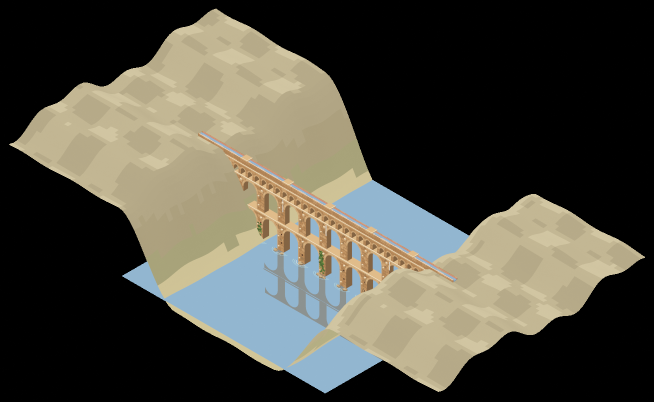
#> input picture .work/blender/rounds/work/aqueduct_valley_test.png, 1307 x 804 px, given in place of bj_art.png, which was not available (shown at 1/2 size)
$ python planview.py out.png
#> lines starting #> are read from the running program, lines starting #| are printed output that depends on the picture; pictures that were not available may be replaced by others from this repository, and a replacement may not be noted
# 등각 투영의 지면(Z=0)은 '평면도를 45° 돌린 뒤 세로로 1/√3 눌러 놓은 것'과 같다.
# 따라서 화면을 세로로 √3배 늘리면 지면이 실제 모양(45° 회전 평면도)으로 돌아온다.
# 이어서 -45° 회전하면 월드 X·Y축이 가로·세로에 맞는 평면도가 된다. 액자(포스터 테두리)는 마름모가 된다.
import sys, cv2, numpy as np
out = sys.argv[1]
s3 = np.sqrt(3)
for key in ["bj", "np"]:
    art = cv2.imread(f"{out}/{key}_art.png")
#> art is the input picture: shape (804, 1307, 3); mean B, G, R 65.1, 75.5, 77.5
    H, W = art.shape[:2]
#> H = 804; W = 1307
    st = cv2.resize(art, (W, int(round(H * s3))), interpolation=cv2.INTER_CUBIC)
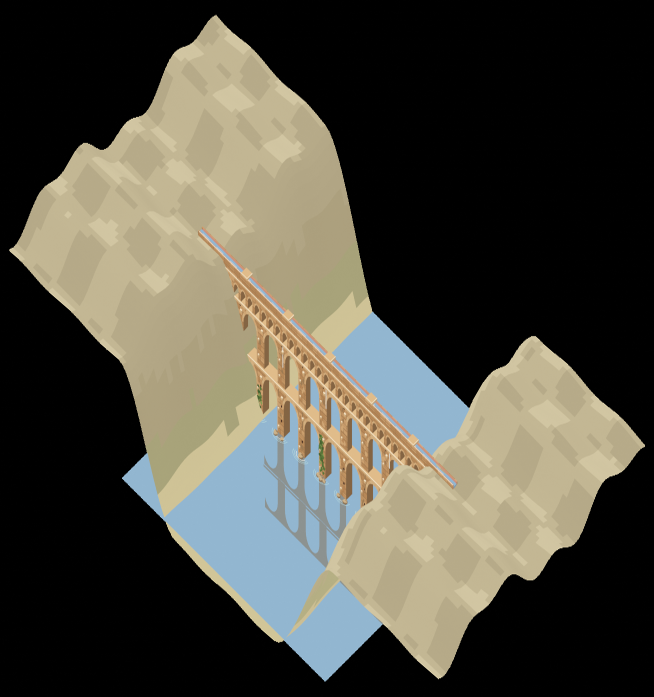
#> st: shape (1393, 1307, 3) (shown at 1/2 size); mean B, G, R 65.1, 75.5, 77.5
    cv2.imwrite(f"{out}/{key}_plan45.jpg", cv2.resize(st, (700, int(700 * st.shape[0] / W))), [cv2.IMWRITE_JPEG_QUALITY, 88])
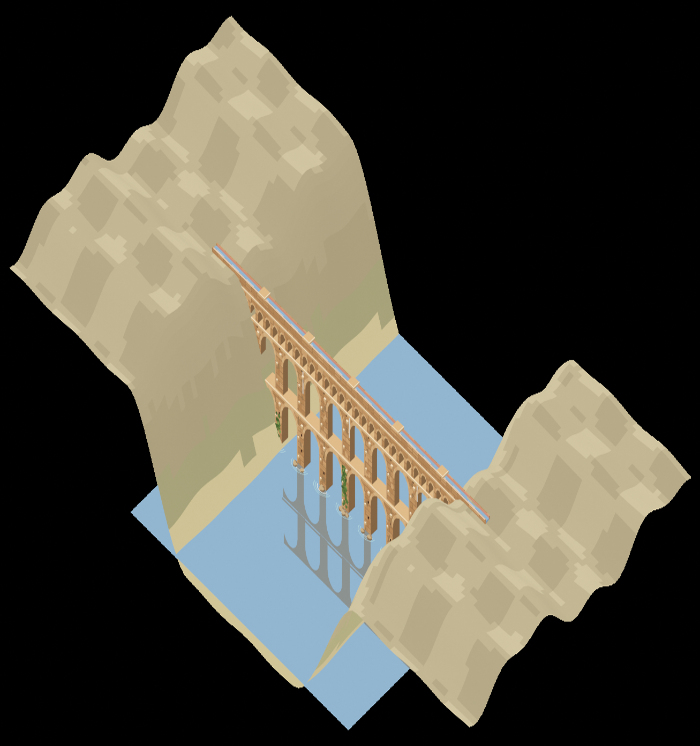
#> saved as bj_plan45.jpg: shape (746, 700, 3); mean B, G, R 65.1, 75.5, 77.5
    # 월드축 평면도: 세로 √3 확대 후 -45° 회전(캔버스 확장)
    h2, w2 = st.shape[:2]
#> h2 = 1393; w2 = 1307
    c = (w2 / 2, h2 / 2)
#> c = (653.5, 696.5)
    R = cv2.getRotationMatrix2D(c, -45, 1.0)
    cos, sin = abs(R[0, 0]), abs(R[0, 1])
#> cos = 0.707; sin = 0.707
    nw, nh = int(h2 * sin + w2 * cos), int(h2 * cos + w2 * sin)
#> nw = 1909; nh = 1909
    R[0, 2] += nw / 2 - c[0]; R[1, 2] += nh / 2 - c[1]
    pl = cv2.warpAffine(st, R, (nw, nh), flags=cv2.INTER_CUBIC, borderValue=(40, 40, 40))
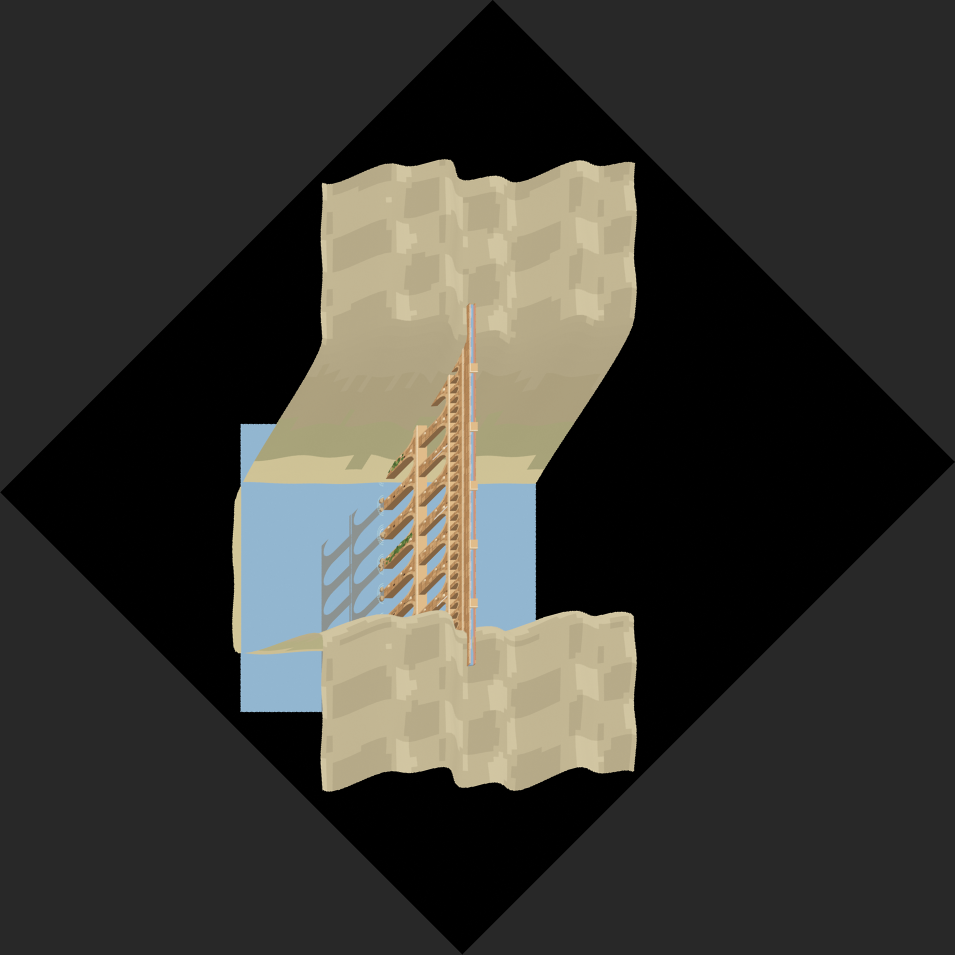
#> pl: shape (1909, 1909, 3) (shown at 1/2 size); mean B, G, R 52.6, 57.8, 58.8
    cv2.imwrite(f"{out}/{key}_planXY.jpg", cv2.resize(pl, (1100, int(1100 * nh / nw))), [cv2.IMWRITE_JPEG_QUALITY, 88])
    print(f"[{key}] 45° 평면도 {W}x{int(H*s3)}px, 월드축 평면도 {nw}x{nh}px 생성")
#| [bj] 45° 평면도 1307x1392px, 월드축 평면도 1909x1909px 생성
#> pass 2 of the loop `for key in ["bj", "np"]:`:
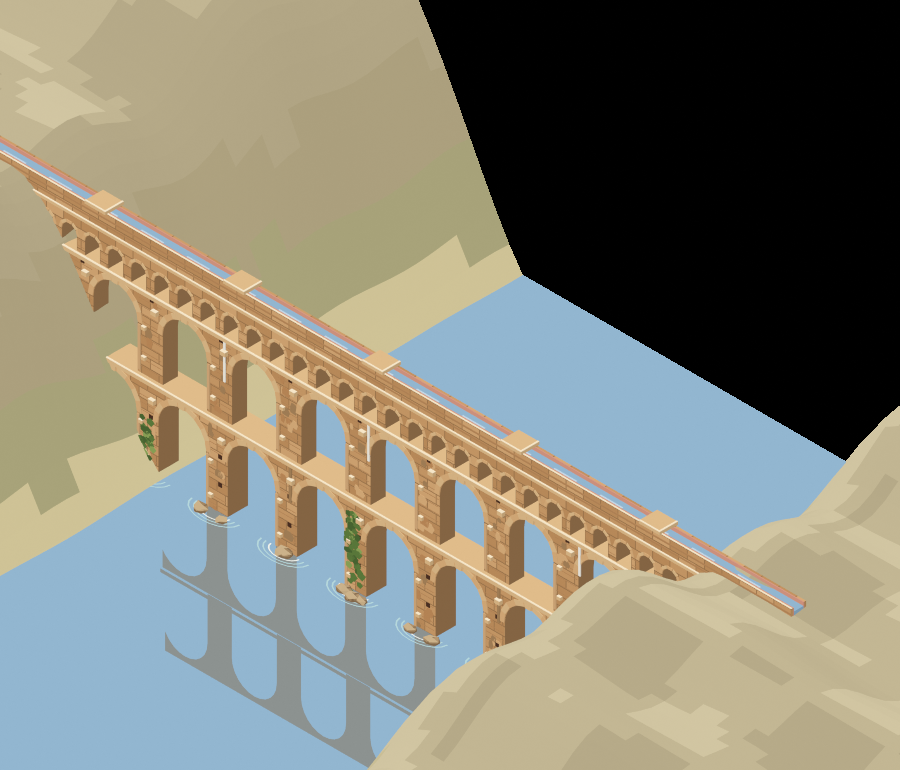
#> input picture .work/blender/rounds/work/aqueduct_valley_zoom.png, 900 x 770 px, given in place of np_art.png, which was not available
#> art is the input picture: shape (770, 900, 3); mean B, G, R 117.8, 132.1, 133.8
#> st: shape (1334, 900, 3)
#> `cv2.imwrite(f"{out}/{key}_plan45.jpg", cv2.resize(st, (700, int(700 * ..`:
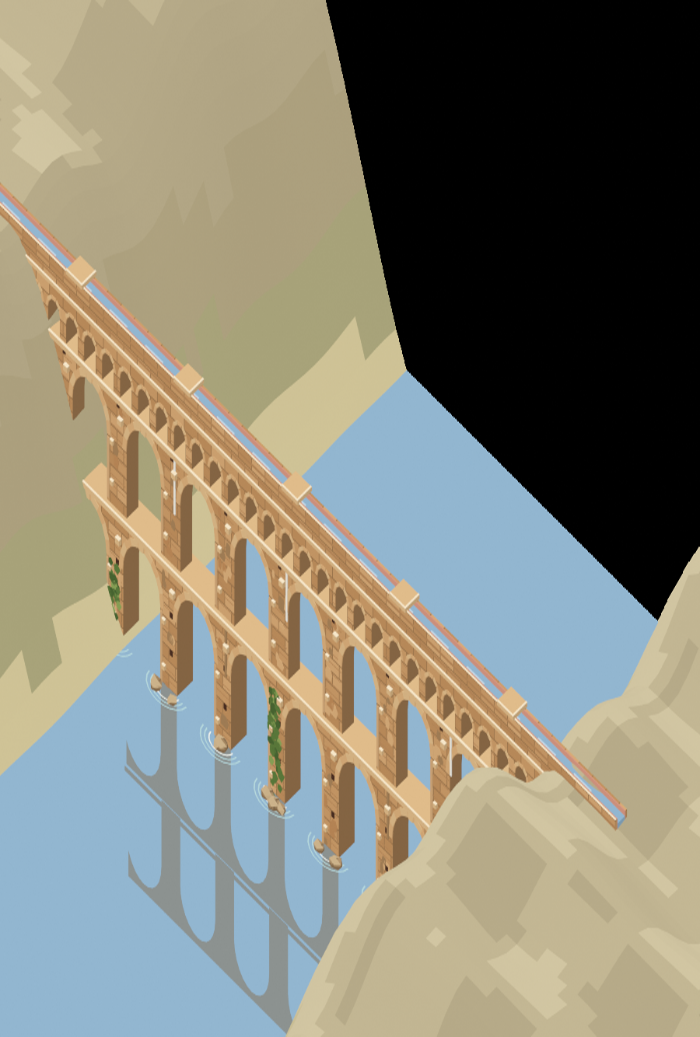
#> saved as np_plan45.jpg: shape (1037, 700, 3); mean B, G, R 117.7, 132.1, 133.7
#> `pl = cv2.warpAffine(st, R, (nw, nh), flags=cv2.INTER_CUBIC, borderValu..`:
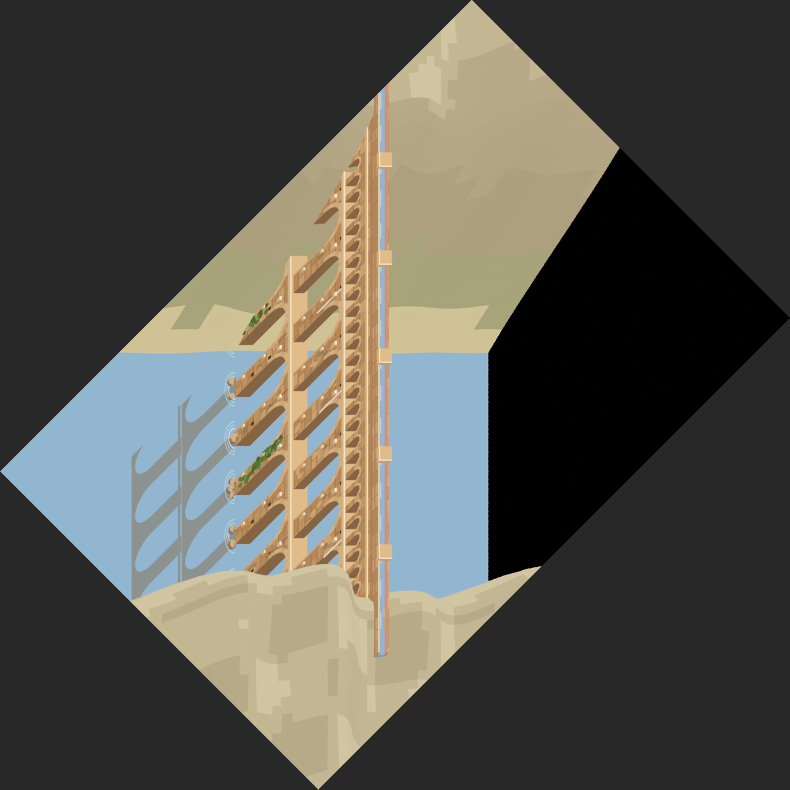
#> pl: shape (1579, 1579, 3) (shown at 1/2 size); mean B, G, R 77.5, 84.4, 85.2
#| [np] 45° 평면도 900x1333px, 월드축 평면도 1579x1579px 생성
